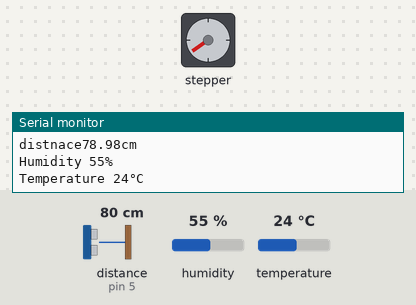
A sketch run on a simulated Arduino Uno, built with avr-gcc and run on an emulated ATmega328P. On the bench: stepper motor, the last lines printed to the serial monitor. Wiring (inferred from the names in the program): ultrasonic range finder: trigger pin 6; echo pin 5. The test bench sets the inputs (shaded band); at power-on: distance to the obstacle (sensor on pin 5) 80 cm, humidity 55 %, temperature 24 °C. The echo pulse lasts 58.3 µs per cm; stepper angles assume 200 steps per turn.

Above: at 4.2 s.
4.3 s: distance to the obstacle (sensor on pin 5) set to 9 cm
At 4.57 s:
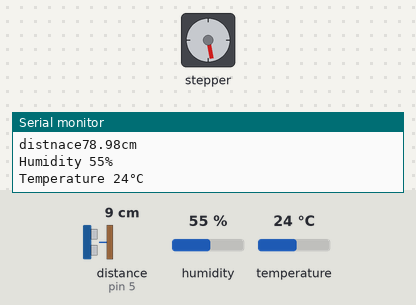
12.8 s: distance to the obstacle (sensor on pin 5) set to 299 cm
At 13.62 s:
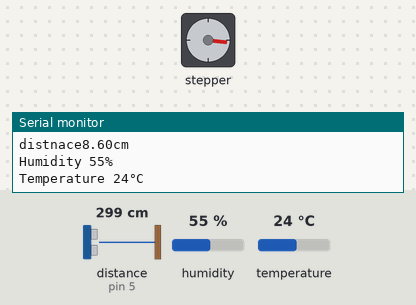
29.0 s: distance to the obstacle (sensor on pin 5) set to 10 cm
At 29.43 s:
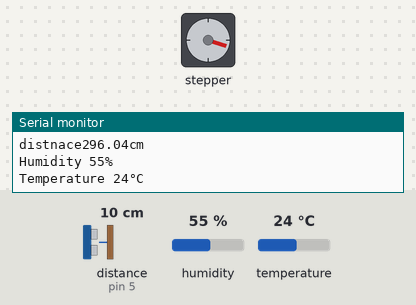
32.5 s: distance to the obstacle (sensor on pin 5) set to 7 cm
Timing chart, 0 to 35.5 s (numbered marks = the images above; inputs shaded):
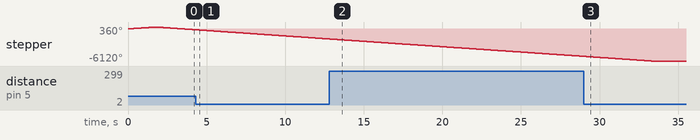

The sketch:

Final_Code.ino
```cpp
//Setup for Stepper Motor
    //Call Arduino Stepper Motor library
    #include <Stepper.h>
    //Define Number of steps per output rotation. From datasheet.
    const int stepsPerRevolution = 200;
    //Create instance of Stepper Library
    //Pins used: 8,9,10,11
    Stepper myStepper(stepsPerRevolution, 8, 9, 10, 11);

//Set Up for UltraSonic Sensor
   //Define pins for Ultrasonic Sensor
     int trigpin=6;
     int echopin=5;

//Define states of movement for State Machine
  enum State{
  Extrude,
  Retract,
  Stop,
  };
    State state;
  float duration, distance_cm;

//Setup for Humidity Sensor
  //Initiate library and call data for library functions
    #include "DHT.h"
    #define DHTPIN 2
    #define DHTTYPE DHT11
    DHT dht(DHTPIN,DHTTYPE);
  //Initialize global variables
    int humi;
    int tempC;


void setup(){
    //Set rpm for Stepper Motor
    myStepper.setSpeed(35);

    //Set pin modes for ultrasonic sensor
      pinMode(trigpin, OUTPUT); //Set trigpin to output
      pinMode(echopin, INPUT); //Set echopin as input
    //Define Inital State of the State Machine
         state=Extrude;

    //initialize the Serial Monitor for humidity sensor data
    //distnace lines do not need to print to serial at all times
    //only active for distance fine-tuning
    Serial.begin(9600);
    dht.begin(); //initializes the humidity sensor
}

void loop(){
  //Print collected Humidity data to Serial Monitor
    Humidity();
    Serial.print("Humidity ");
    Serial.print(humi);
    Serial.println("%");

  //Print collected Temperature data to Serial Monitor
    Serial.print("Temperature ");
    Serial.print(tempC);
    Serial.println("°C");

  //Break up the data
    Serial.println();

//Generate State Machine Operations
  switch(state){
    case Extrude: //first state, when sensing distance is less than X, drive up
      myStepper.step(stepsPerRevolution);
      if(Distance()>17){
        state=Retract; //When distance excedes X, move to next state
      }
      break;
    case Retract: //Second State, once exceded X distnace, drive downward
     myStepper.step(-stepsPerRevolution);
     if(Distance()<=8){
      state=Stop; //When distnace equals Y, move to next state
     }
     break;
    case Stop:
      myStepper.step(0); //When distance equals Y, end program
      break;
  }
}

float Distance(){
  //Code for gathering distance data
  //Sends 10 microsend pulse
    digitalWrite(trigpin,HIGH);
    delayMicroseconds(10);
    digitalWrite(trigpin,LOW);

  //Read echopin, return sound wave travel time
    duration=pulseIn(echopin,HIGH);

  //Calcualte distance in cm
    distance_cm=0.017*duration;

  //Relay data to Serial Monitor
    Serial.print("distnace");
    Serial.print(distance_cm);
    Serial.println("cm");

    return distance_cm;
}

void Humidity(){
  //Sensor reads Humidity
    humi=dht.readHumidity();

  //Have temperature read in C
   tempC=dht.readTemperature();

}
```
